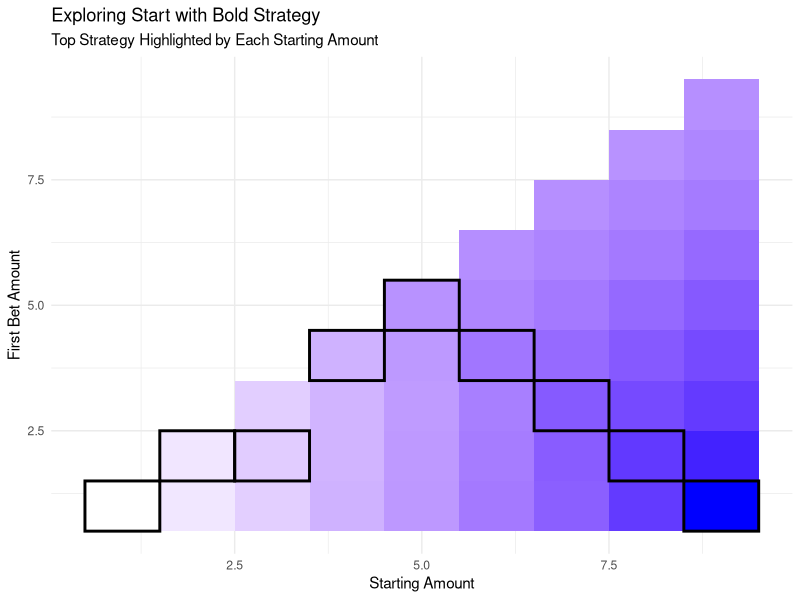
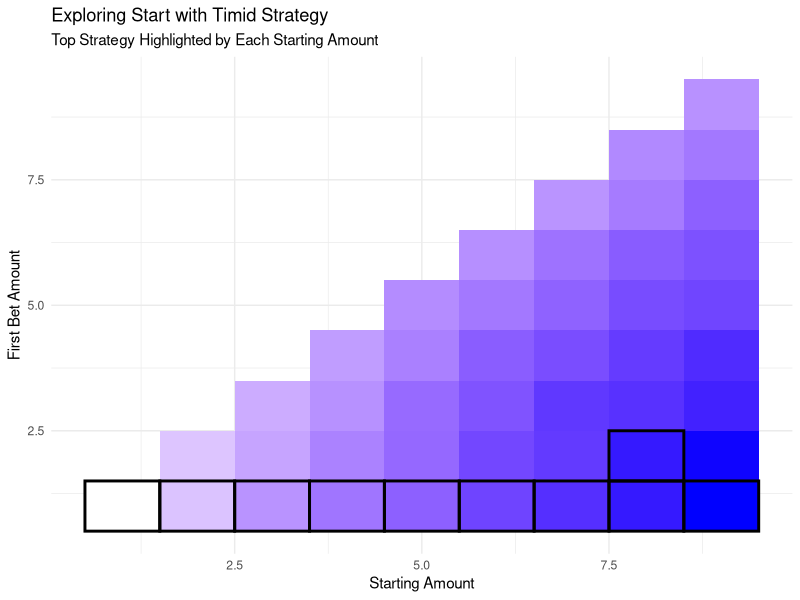

Reproduce these figures in R, in order. (Note: a time limit stopped this script after it produced the figures.)
## ---- chunk 1
knitr::opts_chunk$set(echo = TRUE)
library(dplyr)
library(ggplot2)
## ---- chunk 2
set.seed(32)

# Parameters
N <- 10  # target amount
p <- 0.45  # Prob of winning a bet
trials <- 10000  # num trials

# Function to simulate winning / losing
gamble_step <- function(i, bet) {
  if (runif(1) < p) {
    return(i + bet)  # Win
  } else {
    return(i - bet)  # Lose
  }
}

# Exploring start first bet + bold strategy later on
simulate_game <- function(start_money, first_bet) {
  money <- gamble_step(start_money, first_bet)
  while (money > 0 && money < N) {
    bet <- min(money, N - money)  # Bold strategy!
    money <- gamble_step(money, bet)
  }
  return(money >= N)
}

# Success rates by  starting amount & feasible first bet
results <- expand.grid(start_money = 1:(N - 1), first_bet = 1:(N - 1))
results <- subset(results, first_bet <= start_money)

results$success_rate <- mapply(function(start_money, first_bet) {
  mean(replicate(trials, simulate_game(start_money, first_bet)))
}, results$start_money, results$first_bet)

# Max success rate by starting amount
top_bets <- aggregate(success_rate ~ start_money, data = results, max)

# marget to get coordinates for geom_tile
top_bets <- merge(top_bets, results, by = c("start_money", "success_rate"))

# Create heatmap with highlighted top blocks
ggplot(results, aes(x = start_money, y = first_bet, fill = success_rate)) +
  geom_tile() +
  geom_tile(data = top_bets, color = "black", linewidth = 1, fill = NA) +
  scale_fill_gradient(low = "white", high = "blue") +
  labs(title = "Exploring Start with Bold Strategy",
       subtitle = "Top Strategy Highlighted by Each Starting Amount",
       x = "Starting Amount", y = "First Bet Amount") +
  theme_minimal() + theme(legend.position = "none")
## ---- chunk 3
set.seed(300) # For reproducibility

# Parameters
N <- 10  # Target
p <- 0.55  # New probability of winning a bet
trials <- 1000  # Number of trials

# Function to simulate one step of the game
gamble_step <- function(i, bet) {
  if (runif(1) < p) {
    return(i + bet)  # Win
  } else {
    return(i - bet)  # Lose
  }
}

# Function for the entire game with given first bet and then timid strategy
simulate_game <- function(start_money, first_bet) {
  money <- gamble_step(start_money, first_bet)
  while (money > 0 && money < N) {
    bet <- 1  # Timid strategy: always bet one
    money <- gamble_step(money, bet)
  }
  return(money >= N)
}

# Calculate success rates for each starting amount and feasible first bet
results <- expand.grid(start_money = 1:(N - 1), first_bet = 1:(N - 1))
results <- subset(results, first_bet <= start_money)

results$success_rate <- mapply(function(start_money, first_bet) {
  mean(replicate(trials, simulate_game(start_money, first_bet)))
}, results$start_money, results$first_bet)

# Find the max success rate for each starting amount
top_bets <- aggregate(success_rate ~ start_money, data = results, max)

# Merge to get coordinates for geom_tile
top_bets <- merge(top_bets, results, by = c("start_money", "success_rate"))

# Create heatmap with highlighted top blocks
ggplot(results, aes(x = start_money, y = first_bet, fill = success_rate)) +
  geom_tile() +
  geom_tile(data = top_bets, color = "black", linewidth = 1, fill = NA) +
  scale_fill_gradient(low = "white", high = "blue") +
  labs(title = "Exploring Start with Timid Strategy",
       subtitle = "Top Strategy Highlighted by Each Starting Amount",
       x = "Starting Amount", y = "First Bet Amount") +
  theme_minimal() + theme(legend.position = "none")

## ---- chunk 4
library(ggplot2)

set.seed(300) # For reproducibility

# Parameters
N <- 10  # Target
p <- 0.45  # Probability of winning
epsilon <- 0.5  #chance of doing something crazy
trials <- 1000  # Number of trials for Monte Carlo simulation
max_iterations <- 750  # Maximum number of policy iterations

# sim one step of the game
gamble_step <- function(current_amount, bet) {
  if (runif(1) < p) {
    return(current_amount + bet)  # Win
  } else {
    return(current_amount - bet)  # Lose
  }
}

# Function for MC sim to evaluate a policy
run_episode <- function(policy, state) {
  episode_success <- numeric(trials)
  
  for (i in 1:trials) {
    money <- state
    while (money > 0 && money < N) {
      bet <- min(policy[money], money)  # Ensure bet does not exceed current money
      money <- gamble_step(money, bet)
    }
    episode_success[i] <- (money >= N)
  }
  
  return(mean(episode_success))
}

# Policy iteration to find final policy
policy <- rep(1, N-1)  # Initial timid policy (bet $1)
policy_improvement_iterations <- 0

while (policy_improvement_iterations < max_iterations) {
  old_policy <- policy
  policy_changed <- FALSE
  
  for (state in 1:(N-1)) {
    state_values <- numeric(state)
    for (action in 1:state) {
      policy[state] <- action
      state_values[action] <- run_episode(policy, state)
    }
    new_action <- which.max(state_values)
    if (policy[state] != new_action) {
      policy[state] <- new_action
      policy_changed <- TRUE
    }
  }
  
  policy_improvement_iterations <- policy_improvement_iterations + 1
  
  if (!policy_changed) {
    break
  }
}

#cat("Total number of policy improvement iterations:", policy_improvement_iterations, "\n")

# Calculate success rates under the final policy for each start_money and feasible bet size
results <- expand.grid(start_money = 1:(N - 1), bet_size = 1:(N - 1))
results <- subset(results, bet_size <= start_money)
results$success_rate <- mapply(function(start_money, bet_size) {
  temp_policy <- policy
  temp_policy[start_money] <- bet_size
  run_episode(temp_policy, start_money)
}, results$start_money, results$bet_size)

# heatmap
ggplot(results, aes(x = start_money, y = bet_size, fill = success_rate)) +
  geom_tile() +
  scale_fill_gradient(low = "white", high = "blue") +
  labs(title = "Success Rates by State and Bet Size",
       subtitle="Epsilon = 0.5",
       x = "Starting Amount", y = "Bet Size") +
  theme_minimal()
## ---- chunk 5
# Parameters
N <- 10  # Target
p <- 0.45  # prob of winning
epsilon <- 0.1  # #chance of doing something crazy
trials <- 1000  # Number of trials for MC sim
max_iterations <- 750  # Max number of policy iterations

# Function to simulate one step of the game
gamble_step <- function(current_amount, bet) {
  if (runif(1) < p) {
    return(current_amount + bet)  # Win
  } else {
    return(current_amount - bet)  # Lose
  }
}

# Function for MC simulation to evaluate a policy
run_episode <- function(policy, state) {
  episode_success <- numeric(trials)
  
  for (i in 1:trials) {
    money <- state
    while (money > 0 && money < N) {
      bet <- min(policy[money], money)  # Ensure bet does not exceed current money
      money <- gamble_step(money, bet)
    }
    episode_success[i] <- (money >= N)
  }
  
  return(mean(episode_success))
}

# Policy iteration to find final policy
policy <- rep(1, N-1)  # Initial timid policy (bet $1)
policy_improvement_iterations <- 0

while (policy_improvement_iterations < max_iterations) {
  old_policy <- policy
  policy_changed <- FALSE
  
  for (state in 1:(N-1)) {
    state_values <- numeric(state)
    for (action in 1:state) {
      policy[state] <- action
      state_values[action] <- run_episode(policy, state)
    }
    new_action <- which.max(state_values)
    if (policy[state] != new_action) {
      policy[state] <- new_action
      policy_changed <- TRUE
    }
  }
  
  policy_improvement_iterations <- policy_improvement_iterations + 1
  
  if (!policy_changed) {
    break
  }
}

#cat("Total number of policy improvement iterations:", policy_improvement_iterations, "\n")

# Calculate success rates under the final policy for each start_money and feasible bet size
results <- expand.grid(start_money = 1:(N - 1), bet_size = 1:(N - 1))
results <- subset(results, bet_size <= start_money)
results$success_rate <- mapply(function(start_money, bet_size) {
  temp_policy <- policy
  temp_policy[start_money] <- bet_size
  run_episode(temp_policy, start_money)
}, results$start_money, results$bet_size)

# heatmap
ggplot(results, aes(x = start_money, y = bet_size, fill = success_rate)) +
  geom_tile() +
  scale_fill_gradient(low = "white", high = "blue") +
  labs(title = "Success Rates by State and Bet Size",
       subtitle="Epsilon = 0.1",
       x = "Starting Amount", y = "Bet Size") +
  theme_minimal()
## ---- chunk 6
# Parameters
N <- 10  # Target
p <- 0.45  # prob of winning
epsilon <- 0.01  #chance of doing something crazy
trials <- 1000  # trials for MC sim
max_iterations <- 750  # Maximum number of policy iterations

# Sim one step of the game
gamble_step <- function(current_amount, bet) {
  if (runif(1) < p) {
    return(current_amount + bet)  # Win
  } else {
    return(current_amount - bet)  # Lose
  }
}

# MC sim to evaluate a policy
run_episode <- function(policy, state) {
  episode_success <- numeric(trials)
  
  for (i in 1:trials) {
    money <- state
    while (money > 0 && money < N) {
      bet <- min(policy[money], money)  # Ensure bet does not exceed current money
      money <- gamble_step(money, bet)
    }
    episode_success[i] <- (money >= N)
  }
  
  return(mean(episode_success))
}

# Policy iteration to find final policy
policy <- rep(1, N-1)  # Initial timid policy (bet $1)
policy_improvement_iterations <- 0

while (policy_improvement_iterations < max_iterations) {
  old_policy <- policy
  policy_changed <- FALSE
  
  for (state in 1:(N-1)) {
    state_values <- numeric(state)
    for (action in 1:state) {
      policy[state] <- action
      state_values[action] <- run_episode(policy, state)
    }
    new_action <- which.max(state_values)
    if (policy[state] != new_action) {
      policy[state] <- new_action
      policy_changed <- TRUE
    }
  }
  
  policy_improvement_iterations <- policy_improvement_iterations + 1
  
  if (!policy_changed) {
    break
  }
}

#cat("Total number of policy improvement iterations:", policy_improvement_iterations, "\n")

# Calculate success rates under the final policy for each start_money and feasible bet size
results <- expand.grid(start_money = 1:(N - 1), bet_size = 1:(N - 1))
results <- subset(results, bet_size <= start_money)
results$success_rate <- mapply(function(start_money, bet_size) {
  temp_policy <- policy
  temp_policy[start_money] <- bet_size
  run_episode(temp_policy, start_money)
}, results$start_money, results$bet_size)

# Create heatmap
ggplot(results, aes(x = start_money, y = bet_size, fill = success_rate)) +
  geom_tile() +
  scale_fill_gradient(low = "white", high = "blue") +
  labs(title = "Success Rates by State and Bet Size",
       subtitle="Epsilon = 0.01",
       x = "Starting Amount", y = "Bet Size") +
  theme_minimal()
## ---- chunk 7
# Parameters
N <- 10  # Target
p <- 0.45  # prob of winning
epsilon <- 0.001 #chance of doing something crazy
trials <- 1000  # trials for Monte Carlo sim
max_iterations <- 750  # Max number of policy iterations

# Function to simulate one step of the game
gamble_step <- function(current_amount, bet) {
  if (runif(1) < p) {
    return(current_amount + bet)  # Win
  } else {
    return(current_amount - bet)  # Lose
  }
}

# MC sim to evaluate policy
run_episode <- function(policy, state) {
  episode_success <- numeric(trials)
  
  for (i in 1:trials) {
    money <- state
    while (money > 0 && money < N) {
      bet <- min(policy[money], money)  # Ensure bet doesn't exceed current money
      money <- gamble_step(money, bet)
    }
    episode_success[i] <- (money >= N)
  }
  
  return(mean(episode_success))
}

# Policy iteration to find final policy
policy <- rep(1, N-1)  # Initial timid policy (bet $1)
policy_improvement_iterations <- 0

while (policy_improvement_iterations < max_iterations) {
  old_policy <- policy
  policy_changed <- FALSE
  
  for (state in 1:(N-1)) {
    state_values <- numeric(state)
    for (action in 1:state) {
      policy[state] <- action
      state_values[action] <- run_episode(policy, state)
    }
    new_action <- which.max(state_values)
    if (policy[state] != new_action) {
      policy[state] <- new_action
      policy_changed <- TRUE
    }
  }
  
  policy_improvement_iterations <- policy_improvement_iterations + 1
  
  if (!policy_changed) {
    break
  }
}

#cat("Total number of policy improvement iterations:", policy_improvement_iterations, "\n")

# Success rates under final policy for each start_money amt & bet size
results <- expand.grid(start_money = 1:(N - 1), bet_size = 1:(N - 1))
results <- subset(results, bet_size <= start_money)
results$success_rate <- mapply(function(start_money, bet_size) {
  temp_policy <- policy
  temp_policy[start_money] <- bet_size
  run_episode(temp_policy, start_money)
}, results$start_money, results$bet_size)

# heatmap
ggplot(results, aes(x = start_money, y = bet_size, fill = success_rate)) +
  geom_tile() +
  scale_fill_gradient(low = "white", high = "blue") +
  labs(title = "Success Rates by State and Bet Size",
       subtitle="Epsilon = 0.001",
       x = "Starting Amount", y = "Bet Size") +
  theme_minimal()
